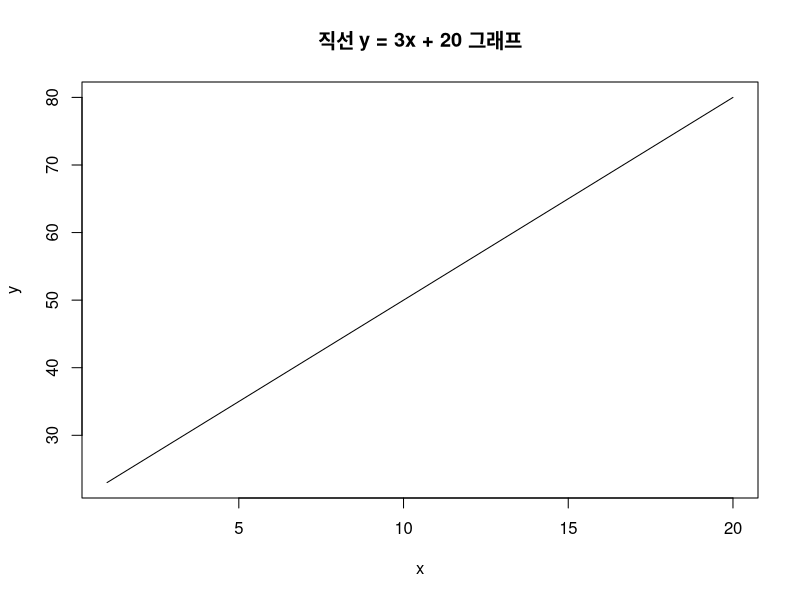
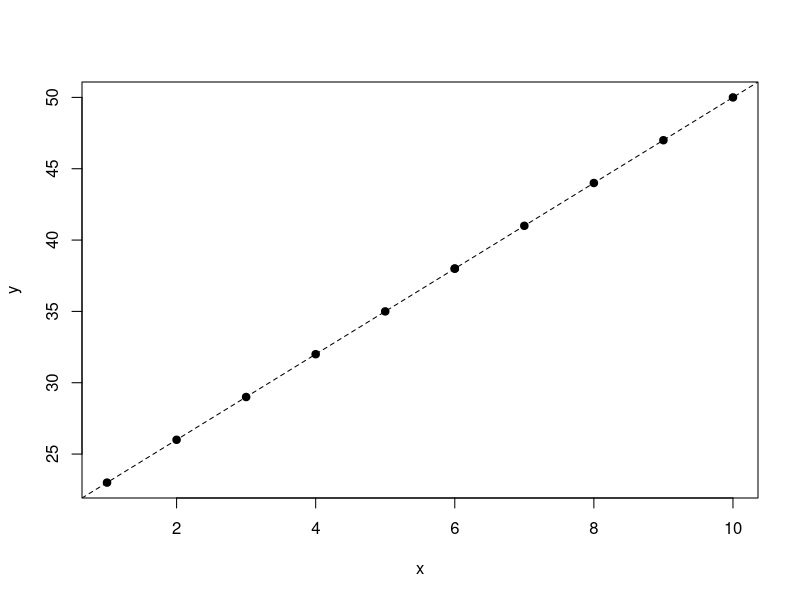
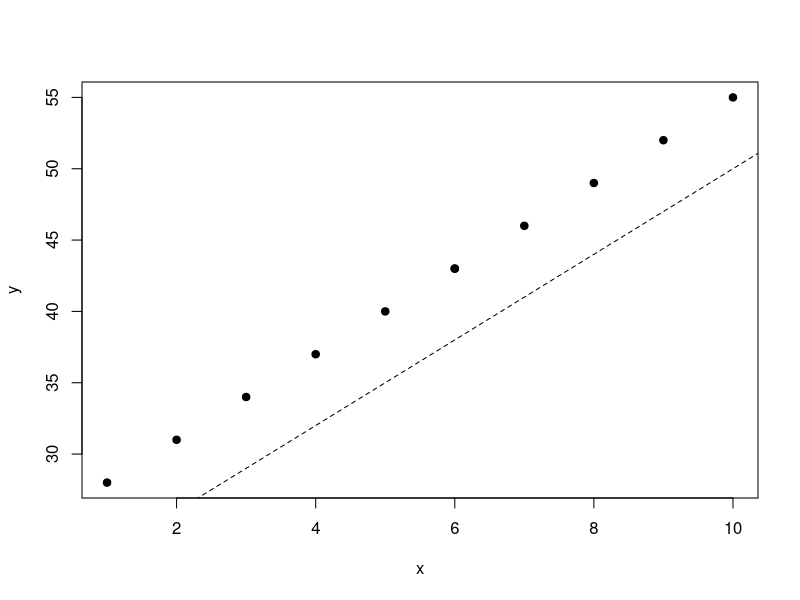
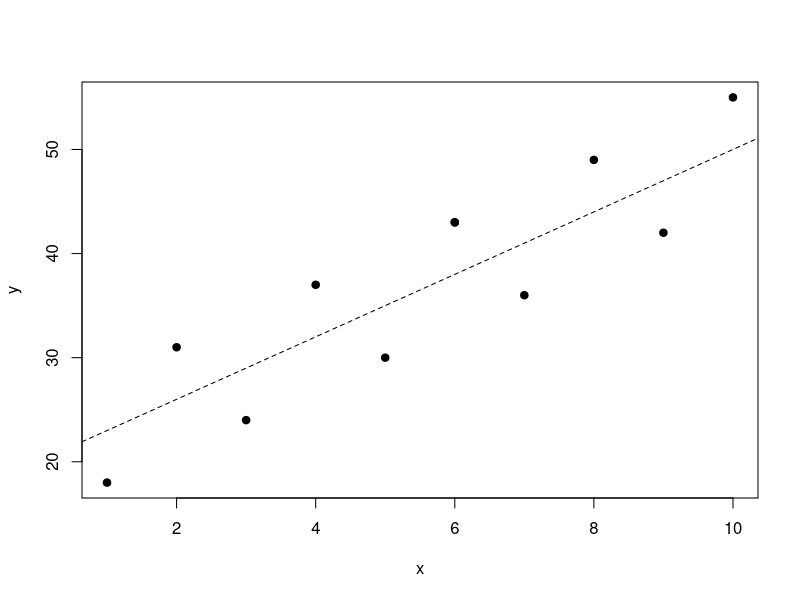
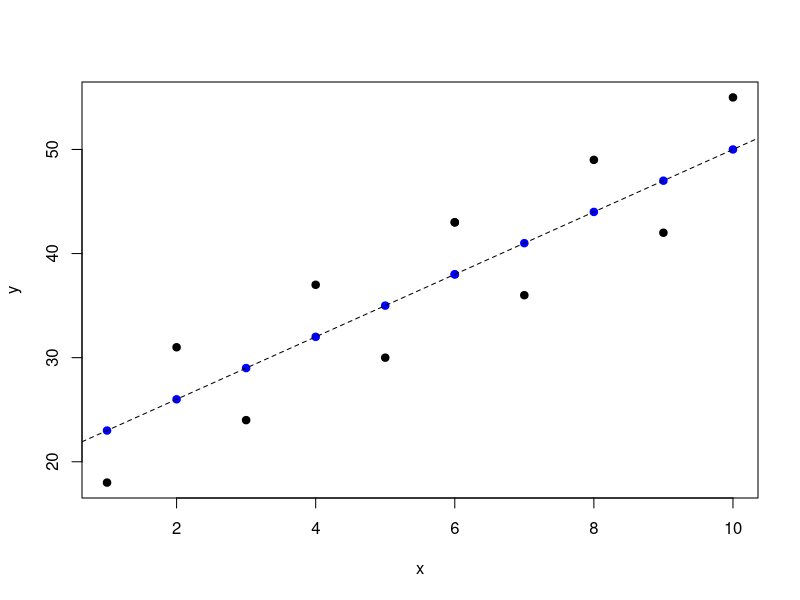
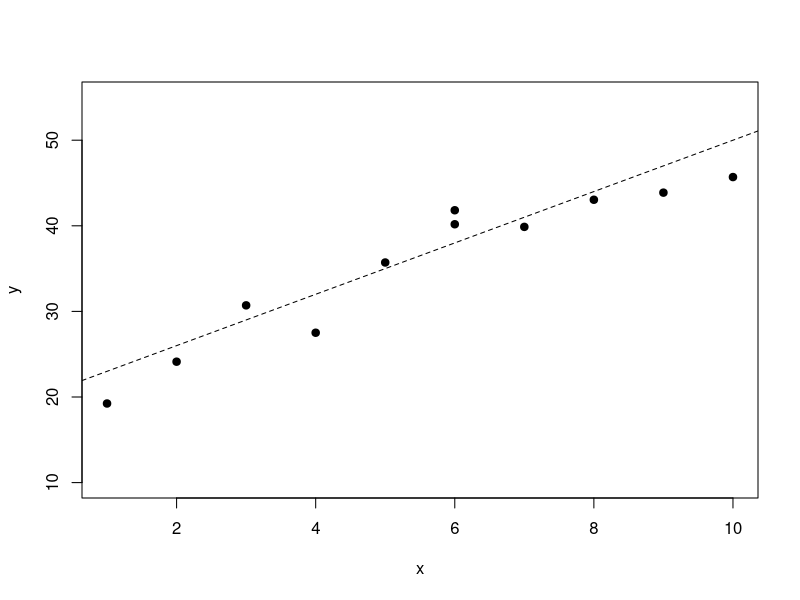
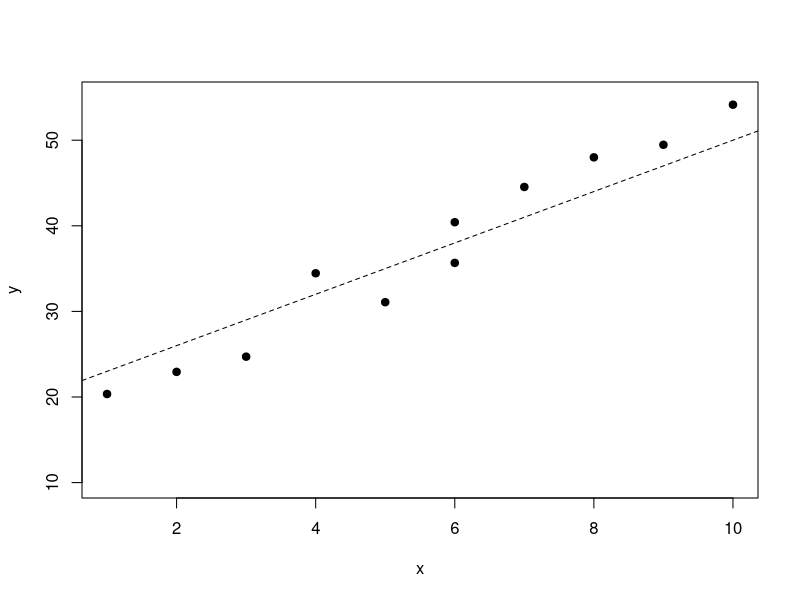

The R source for these figures, in order:
## ---- chunk 1
knitr::opts_chunk$set(comment = ">>")
## ---- chunk 2
x <- 1:20
y <- x * 3 + 20
plot(x, y, type = "l",
     main = "직선 y = 3x + 20 그래프")
## ---- chunk 3
true_fuc <- function(x){
  result <- x * 3 + 20
  return(result)
}
## ---- chunk 4
x <- c(2, 6, 3, 7, 4, 6, 5, 1, 9, 8, 10)
y <- true_fuc(x)
plot(x, y, pch = 19)
abline(20, 3, lty = 2)
## ---- chunk 5
y <- true_fuc(x) + 5
plot(x, y, pch = 19)
abline(20, 3, lty = 2)
## ---- chunk 6
noise <- function(x){
  noise_vec <- rep(0, length(x))
  noise_vec[x %% 2 == 0] <- 5
  noise_vec[x %% 2 == 1] <- -5
  return(noise_vec)
}
y <- true_fuc(x) + noise(x)
plot(x, y, pch = 19)
abline(20, 3, lty = 2)
## ---- chunk 7
denoise <- rep(0, length(y))
denoise[y %% 2 == 1] <- -5
denoise[y %% 2 == 0] <- 5
plot(x, y, pch = 19)
points(x, y + denoise, pch = 19, col = "blue")
abline(20, 3, lty = 2)
## ---- chunk 8
x
## ---- chunk 9
## print with possibly greater accuracy:
options(digits.secs = 6)
Sys.time()
## ---- chunk 10
current_time <- as.character(Sys.time())
n <- nchar(current_time)
time_decimal <- substr(current_time, n-3, n)
current_time; time_decimal
## ---- chunk 11
as.integer(time_decimal) / 10000
## ---- chunk 12
random_0to1 <- function(){
  options(digits.secs = 6)
  current_time <- as.character(Sys.time())
  n <- nchar(current_time)
  time_decimal <- substr(current_time, n-3, n)
  return(as.integer(time_decimal)/ 10000)
}
## ---- chunk 13
random_0to1()
random_0to1()
random_0to1()
## ---- chunk 14
# 3개의 0~1 사이의 무작위 숫자 발생
runif(3)
## ---- chunk 15
r_noise <- runif(11) * 10 - 5
r_noise
## ---- chunk 16
y <- true_fuc(x) + r_noise
plot(x, y, pch = 19, ylim = c(10, 55))
abline(20, 3, lty = 2)
## ---- chunk 17
r_noise <- runif(11) * 10 - 5
y <- true_fuc(x) + r_noise
plot(x, y, pch = 19, ylim = c(10, 55))
abline(20, 3, lty = 2)
